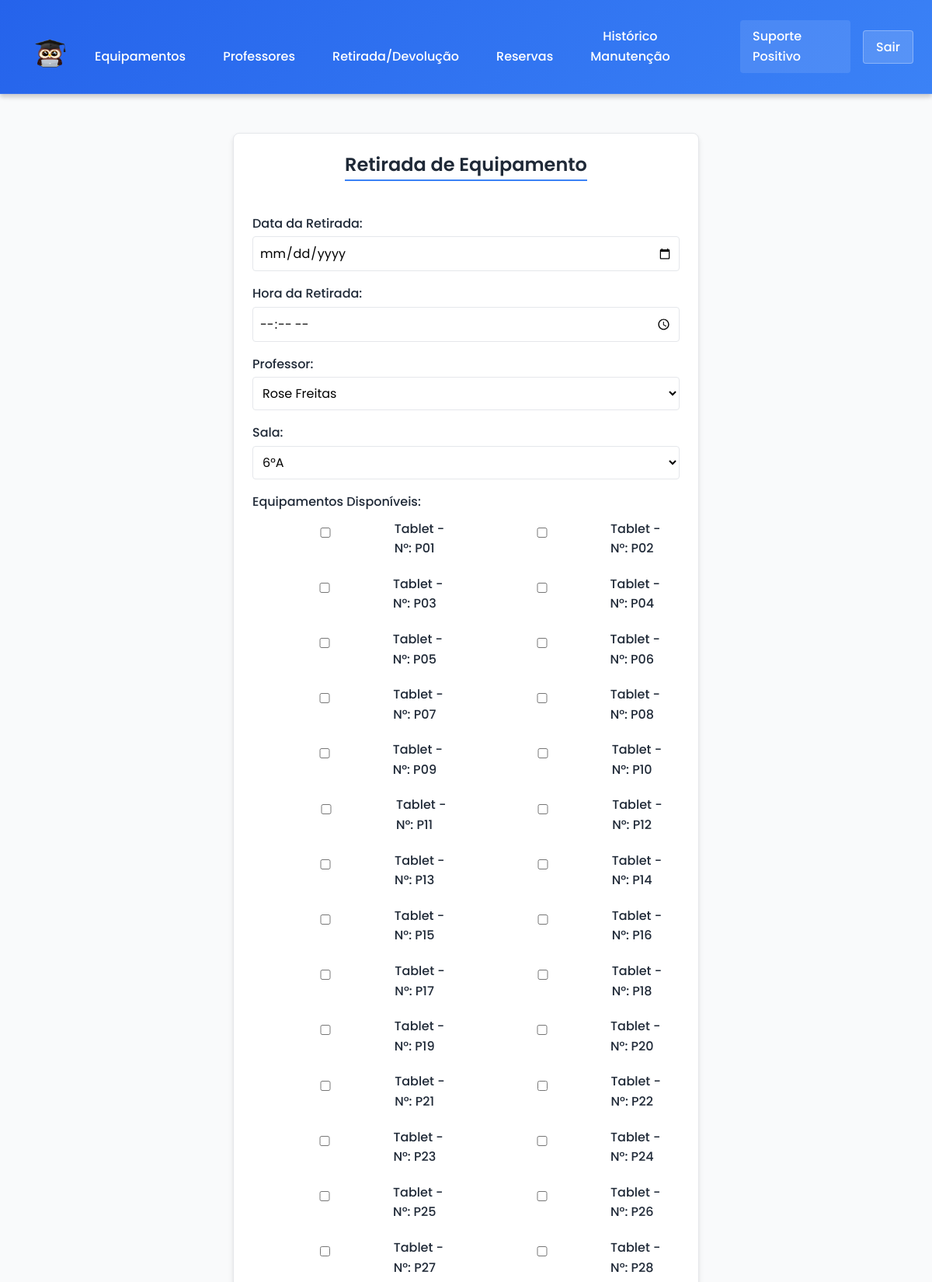
Page /Formularios/formRetiradaEquipamento.php (upper part) on the committed database.
### tables this page shows
CREATE TABLE `equipamento` (
  `id_equipamento` int NOT NULL AUTO_INCREMENT,
  `tipo` varchar(50) NOT NULL,
  `numero_patrimonio` varchar(50) DEFAULT NULL,
  `data_aquisicao` date DEFAULT NULL,
  `estado_conservacao` enum('novo','usado','em_manutencao') NOT NULL,
  `status` enum('disponivel','em_uso','em_manutencao') NOT NULL,
  PRIMARY KEY (`id_equipamento`)
);

### Formularios/formRetiradaEquipamento.php (the view, shortened to what this page needs)
<?php
include '../menu.php';
?>
<!DOCTYPE html>
<html lang="pt-BR">
<head>
    <link rel="stylesheet" href="../style.css?v=<?php echo time(); ?>">
</head>
<body>
    <br><br><br>
    <form method="POST">
        <center>
    <h2>Retirada de Equipamento</h2>
    </center>
    <br>
        <label for="data_retirada">Data da Retirada:</label>
        <input type="date" id="data_retirada" name="data_retirada" required>
        <label for="hora_retirada">Hora da Retirada:</label>
        <input type="time" id="hora_retirada" name="hora_retirada" required>
        <label for="id_professor">Professor:</label>
        <select id="id_professor" name="id_professor" required>
            <?php
            $result = $conn->query("SELECT id_professor, nome FROM professor");
            if ($result === false) {
                echo "Erro na consulta para professores: " . $conn->error;
            } else {
                while ($row = $result->fetch_assoc()) {
                    echo "<option value='{$row['id_professor']}'>{$row['nome']}</option>";
                }
            }
            ?>
        </select>
        <label for="id_sala">Sala:</label>
        <select id="id_sala" name="id_sala" required>
            <?php
            $sql = "SELECT id_sala, serie, tipo FROM sala ORDER BY tipo, serie";
            $result = $conn->query($sql);
            if ($result === false) {
                echo "Erro na consulta para salas: " . $conn->error;
            } else {
                $tipo_anterior = "";
                while ($row = $result->fetch_assoc()) {
                    if ($row['tipo'] !== $tipo_anterior) {
                        if ($tipo_anterior !== "") {
                            echo "</optgroup>";
                        }
                        echo "<optgroup label='{$row['tipo']}'>";
                        $tipo_anterior = $row['tipo'];
                    }
                    echo "<option value='{$row['id_sala']}'>{$row['serie']}</option>";
                }
                echo "</optgroup>";
            }
            ?>
        </select>
        <label>Equipamentos Disponíveis:</label>
        <div style="display: grid; grid-template-columns: 1fr 1fr; gap: 10px; width: 100%;">
            <?php
            $sql = "SELECT e.id_equipamento, e.tipo, e.numero_patrimonio
            FROM equipamento e
            LEFT JOIN equipamento_retirado er ON e.id_equipamento = er.id_equipamento
            LEFT JOIN devolucao d ON er.id_retirada = d.id_retirada
            WHERE (er.id_retirada IS NULL OR d.id_devolucao IS NOT NULL)
            AND e.status = 'disponivel'";
            $result = $conn->query($sql);
            if ($result === false) {
                echo "Erro na consulta para equipamentos: " . $conn->error;
            } else {
                if ($result->num_rows > 0) {
                    while ($row = $result->fetch_assoc()) {
                        echo "<label style='display: flex; align-items: center; margin: 5px;'>";
                        echo "<input type='checkbox' name='id_equipamento[]' value='{$row['id_equipamento']}'>";
                        echo "{$row['tipo']} - N°: {$row['numero_patrimonio']}";
                        echo "</label>";
                    }
                } else {
                    echo "<p>Nenhum equipamento disponível para retirada.</p>";
                }
            }
            ?>
        </div>
    </form>
</body>
</html>

### style.css (style rules this page uses)
:root { --primary: #3b82f6; --primary-light: #60a5fa; --primary-dark: #2563eb; --secondary: #10b981; --secondary-dark: #059669; --danger: #ef4444; --danger-dark: #dc2626; --warning: #f59e0b; --success: #10b981; --info: #3b82f6; --light: #f3f4f6; --dark: #1f2937; --gray: #6b7280; --gray-light: #e5e7eb; --white: #ffffff; --black: #000000; --shadow-sm: 0 1px 2px rgba(0, 0, 0, 0.05); --shadow: 0 4px 6px rgba(0, 0, 0, 0.1); --shadow-md: 0 4px 10px rgba(0, 0, 0, 0.15); --shadow-lg: 0 10px 15px rgba(0, 0, 0, 0.1); --border-radius-sm: 4px; --border-radius: 8px; --border-radius-lg: 12px; --border-radius-xl: 16px; --spacing-xs: 4px; --spacing-sm: 8px; --spacing: 16px; --spacing-md: 24px; --spacing-lg: 32px; --spacing-xl: 48px; --font-family: 'Poppins', sans-serif; --font-size-xs: 0.75rem; --font-size-sm: 0.875rem; --font-size: 1rem; --font-size-md: 1.125rem; --font-size-lg: 1.25rem; --font-size-xl: 1.5rem; --font-size-2xl: 2rem; --font-size-3xl: 3rem; --transition: all 0.3s ease; }
* { padding: 0; margin: 0; box-sizing: border-box; font-family: var(--font-family); }
body { background-color: #f9fafb; color: var(--dark); padding-top: 70px; line-height: 1.6; min-height: 100vh; display: flex; flex-direction: column; }
form { background-color: var(--white); border: 1px solid var(--gray-light); border-radius: var(--border-radius); padding: var(--spacing-md); width: 100%; max-width: 600px; box-shadow: var(--shadow); margin: var(--spacing-md) auto; }
label { display: block; font-weight: 500; margin-bottom: var(--spacing-xs); color: var(--dark); }
input, select, textarea { width: 100%; padding: var(--spacing-sm); border: 1px solid var(--gray-light); border-radius: var(--border-radius-sm); background-color: var(--white); font-size: var(--font-size); transition: var(--transition); margin-bottom: var(--spacing); }
h1, h2, h3, h4, h5, h6 { font-weight: 600; line-height: 1.3; margin-bottom: var(--spacing); color: var(--dark); }
h2 { font-size: var(--font-size-xl); border-bottom: 2px solid var(--primary); padding-bottom: var(--spacing-xs); display: inline-block; }

### rows in the picture
equipamento: tipo "Tablet", numero_patrimonio "P01"
equipamento: tipo "Tablet", numero_patrimonio "P02"
equipamento: tipo "Tablet", numero_patrimonio "P03"
equipamento: tipo "Tablet", numero_patrimonio "P04"
equipamento: tipo "Tablet", numero_patrimonio "P05"
equipamento: tipo "Tablet", numero_patrimonio "P06"
equipamento: tipo "Tablet", numero_patrimonio "P07"
equipamento: tipo "Tablet", numero_patrimonio "P08"
equipamento: tipo "Tablet", numero_patrimonio "P09"
equipamento: tipo "Tablet", numero_patrimonio "P10"
equipamento: tipo "Tablet", numero_patrimonio "P11"
equipamento: tipo "Tablet", numero_patrimonio "P12"
equipamento: tipo "Tablet", numero_patrimonio "P13"
equipamento: tipo "Tablet", numero_patrimonio "P14"
equipamento: tipo "Tablet", numero_patrimonio "P15"
equipamento: tipo "Tablet", numero_patrimonio "P16"
equipamento: tipo "Tablet", numero_patrimonio "P17"
equipamento: tipo "Tablet", numero_patrimonio "P18"
equipamento: tipo "Tablet", numero_patrimonio "P19"
equipamento: tipo "Tablet", numero_patrimonio "P20"
equipamento: tipo "Tablet", numero_patrimonio "P21"
equipamento: tipo "Tablet", numero_patrimonio "P22"
equipamento: tipo "Tablet", numero_patrimonio "P23"
equipamento: tipo "Tablet", numero_patrimonio "P24"
equipamento: tipo "Tablet", numero_patrimonio "P25"
equipamento: tipo "Tablet", numero_patrimonio "P26"
equipamento: tipo "Tablet", numero_patrimonio "P27"
equipamento: tipo "Tablet", numero_patrimonio "P28"

### other values in the picture
form field id_professor "Rose Freitas"
form field id_sala "6°A"
